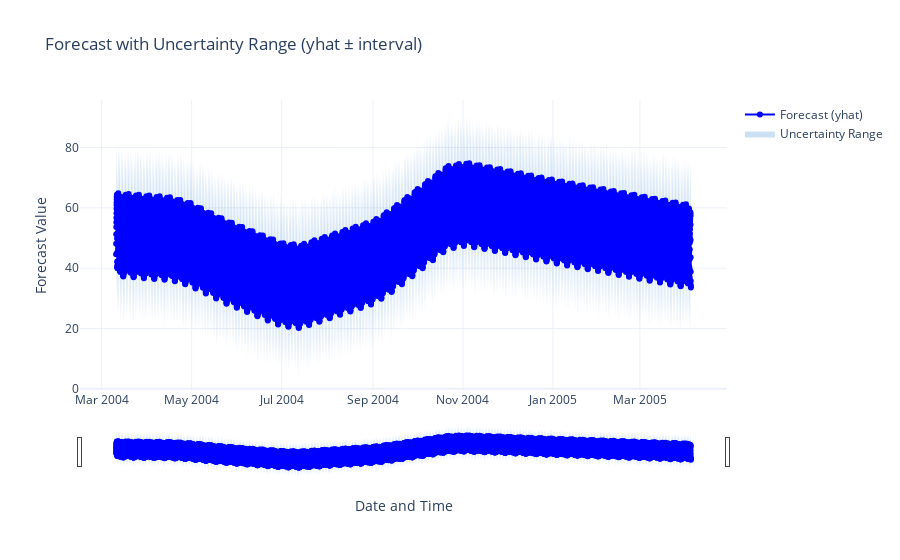

The notebook cell saved with this chart:
### Markdown cell above
## Uncertainty Band Chart

### Code cell
# Visualize Area Chart: where purpose is to show uncertainty range using yhat_lower and yhat_upper

import pandas as pd
import plotly.graph_objects as go

# Load dataset
df = pd.read_csv("Air_Quality_Data.csv")
df['ds'] = pd.to_datetime(df['ds'])

# Create figure
fig = go.Figure()

# Add uncertainty range as filled area between yhat_upper and yhat_lower
fig.add_traces([
    go.Scatter(
        x=df['ds'],
        y=df['yhat_upper'],
        mode='lines',
        name='Upper Bound',
        line=dict(width=0),
        showlegend=False
    ),
    go.Scatter(
        x=df['ds'],
        y=df['yhat_lower'],
        mode='lines',
        name='Uncertainty Range',
        fill='tonexty',  # Fill area between this trace and the one before
        fillcolor='rgba(0,100,200,0.2)',
        line=dict(width=0),
        showlegend=True
    )
])

# Add central forecast line
fig.add_trace(
    go.Scatter(
        x=df['ds'],
        y=df['yhat'],
        mode='lines+markers',
        name='Forecast (yhat)',
        line=dict(color='blue')
    )
)

# Update layout
fig.update_layout(
    title='Forecast with Uncertainty Range (yhat ± interval)',
    xaxis_title='Date and Time',
    yaxis_title='Forecast Value',
    hovermode='x unified',
    xaxis=dict(rangeslider_visible=True),
    template='plotly_white'
)

# Save Image
fig.write_image("uncertainty_area_chart.png")

# Show figure
fig.show()

### Figure 1 — Plotly figure (JSON) as saved in the notebook; plotly's stock layout.template omitted (floating-point values rounded to 4 significant figures; data arrays with more than 128 entries replaced by an {"elided": "..."} marker saying what was removed)
{"data": [{"line": {"width": 0}, "mode": "lines", "name": "Upper Bound", "showlegend": false, "type": "scatter", "x": {"elided": "9357 str values"}, "y": {"elided": "9357 float values"}}, {"fill": "tonexty", "fillcolor": "rgba(0,100,200,0.2)", "line": {"width": 0}, "mode": "lines", "name": "Uncertainty Range", "showlegend": true, "type": "scatter", "x": {"elided": "9357 str values"}, "y": {"elided": "9357 float values"}}, {"line": {"color": "blue"}, "mode": "lines+markers", "name": "Forecast (yhat)", "type": "scatter", "x": {"elided": "9357 str values"}, "y": {"elided": "9357 float values"}}], "layout": {"hovermode": "x unified", "title": {"text": "Forecast with Uncertainty Range (yhat ± interval)"}, "xaxis": {"rangeslider": {"visible": true}, "title": {"text": "Date and Time"}}, "yaxis": {"title": {"text": "Forecast Value"}}}}
